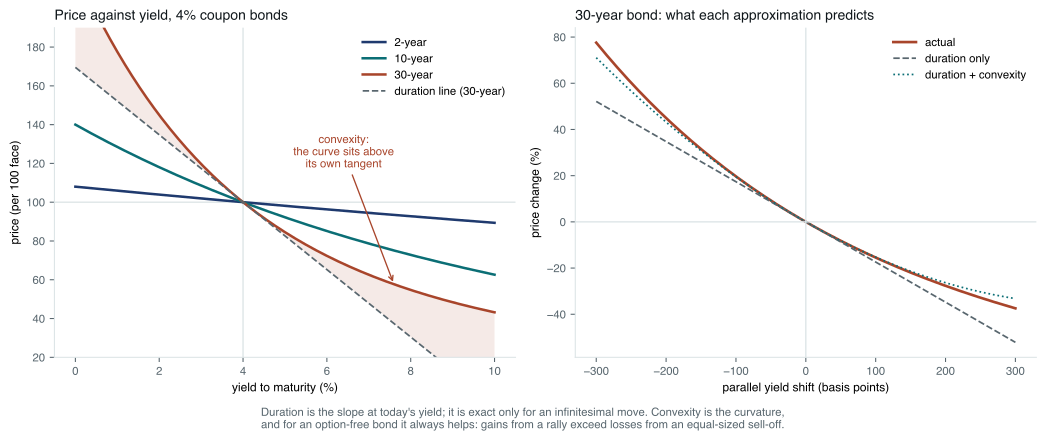

This figure's Python source:
# The price-yield curve, the duration tangent, and the convexity gap. Three
# bonds priced at par at 4%: 2-year, 10-year, 30-year. The straight line is what
# duration alone predicts for the 30-year; the gap between it and the true curve
# is convexity, and it is always in the holder's favour for an option-free bond.
#
# Run standalone:  uv run --no-project --with matplotlib,numpy python <path>

import os

os.environ.setdefault("SOURCE_DATE_EPOCH", "1735689600")

import matplotlib

matplotlib.use("Agg")
matplotlib.rcParams["svg.fonttype"] = "path"
matplotlib.rcParams["svg.hashsalt"] = "bd_price_yield"
matplotlib.rcParams["font.family"] = ["Helvetica", "Arial", "DejaVu Sans"]

from pathlib import Path

import matplotlib.pyplot as plt
import numpy as np

INK = "#10171B"
MUTED = "#58666E"
TEAL = "#0B6E75"
RUST = "#A8452B"
NAVY = "#1F3A6E"
FAINT = "#DCE4E6"

Y0 = 0.04
FREQ = 2


def price(y: float | np.ndarray, maturity: float, coupon: float) -> np.ndarray:
    """Semi-annual coupon bond, 100 face, flat yield y."""
    n = int(maturity * FREQ)
    t = np.arange(1, n + 1)
    cf = np.full(n, 100.0 * coupon / FREQ)
    cf[-1] += 100.0
    d = (1.0 + np.asarray(y)[..., None] / FREQ) ** (-t)
    return (cf * d).sum(axis=-1)


def risk(maturity: float, coupon: float, y: float = Y0) -> tuple[float, float, float]:
    """Price, modified duration and convexity by central difference."""
    h = 1e-5
    p0 = float(price(np.array(y), maturity, coupon))
    pu = float(price(np.array(y + h), maturity, coupon))
    pd = float(price(np.array(y - h), maturity, coupon))
    dur = -(pu - pd) / (2 * h) / p0
    cvx = (pu - 2 * p0 + pd) / (h**2) / p0
    return p0, dur, cvx


def main() -> None:
    bonds = [(2.0, "2-year"), (10.0, "10-year"), (30.0, "30-year")]
    colours = [NAVY, TEAL, RUST]
    ys = np.linspace(0.0, 0.10, 400)

    fig, (ax, bx) = plt.subplots(1, 2, figsize=(11.0, 4.3))

    for (mat, label), c in zip(bonds, colours):
        ax.plot(ys * 100, price(ys, mat, Y0), color=c, lw=1.9, label=label)
    p30, d30, c30 = risk(30.0, Y0)
    tangent = p30 * (1 - d30 * (ys - Y0))
    ax.plot(ys * 100, tangent, color=MUTED, lw=1.3, ls="--", label="duration line (30-year)")
    ax.fill_between(ys * 100, tangent, price(ys, 30.0, Y0), color=RUST, alpha=0.11, lw=0)

    ax.axhline(100, color=FAINT, lw=1.0, zorder=0)
    ax.axvline(Y0 * 100, color=FAINT, lw=1.0, zorder=0)
    ax.annotate(
        "convexity:\nthe curve sits above\nits own tangent",
        xy=(7.6, float(price(np.array(0.076), 30.0, Y0))),
        xytext=(6.4, 118),
        fontsize=8.5, color=RUST, ha="center",
        arrowprops=dict(arrowstyle="->", color=RUST, lw=1.0),
    )
    ax.set_xlabel("yield to maturity (%)", fontsize=9)
    ax.set_ylabel("price (per 100 face)", fontsize=9)
    ax.set_title("Price against yield, 4% coupon bonds", fontsize=10.5, color=INK, loc="left")
    ax.set_ylim(20, 190)
    ax.legend(fontsize=8.5, frameon=False)

    shifts = np.linspace(-0.03, 0.03, 200)
    true = price(Y0 + shifts, 30.0, Y0) / p30 - 1
    lin = -d30 * shifts
    quad = -d30 * shifts + 0.5 * c30 * shifts**2
    bx.plot(shifts * 1e4, true * 100, color=RUST, lw=2.0, label="actual")
    bx.plot(shifts * 1e4, lin * 100, color=MUTED, lw=1.3, ls="--", label="duration only")
    bx.plot(shifts * 1e4, quad * 100, color=TEAL, lw=1.3, ls=":", label="duration + convexity")
    bx.axhline(0, color=FAINT, lw=1.0)
    bx.axvline(0, color=FAINT, lw=1.0)
    bx.set_xlabel("parallel yield shift (basis points)", fontsize=9)
    bx.set_ylabel("price change (%)", fontsize=9)
    bx.set_title("30-year bond: what each approximation predicts", fontsize=10.5, color=INK, loc="left")
    bx.legend(fontsize=8.5, frameon=False)

    for a in (ax, bx):
        a.tick_params(labelsize=8.5, colors=MUTED)
        for s in ("top", "right"):
            a.spines[s].set_visible(False)
        for s in ("left", "bottom"):
            a.spines[s].set_color(FAINT)

    fig.text(
        0.5, -0.05,
        "Duration is the slope at today's yield; it is exact only for an infinitesimal move. Convexity is the "
        "curvature,\nand for an option-free bond it always helps: gains from a rally exceed losses from an "
        "equal-sized sell-off.",
        ha="center", fontsize=8.5, color=MUTED,
    )
    fig.tight_layout()
    out = Path(__file__).with_suffix("")
    for ext in ("pdf", "svg"):
        fig.savefig(f"{out}.{ext}", transparent=True, bbox_inches="tight")

    print("4% coupon bonds priced at par, y = 4.00%")
    print(f"{'bond':>10} {'price':>8} {'mod dur':>9} {'convexity':>10}")
    for mat, label in bonds:
        p, d, c = risk(mat, Y0)
        print(f"{label:>10} {p:8.2f} {d:9.2f} {c:10.1f}")
    print()
    for mat, label in bonds:
        p, d, c = risk(mat, Y0)
        for bp in (-100, 100, -300, 300):
            dy = bp / 1e4
            actual = float(price(np.array(Y0 + dy), mat, Y0)) / p - 1
            lin_ = -d * dy
            quad_ = -d * dy + 0.5 * c * dy**2
            print(
                f"{label:>10} {bp:+5d}bp  actual {actual * 100:+7.2f}%   "
                f"duration {lin_ * 100:+7.2f}%  (err {(lin_ - actual) * 100:+5.2f})   "
                f"+convexity {quad_ * 100:+7.2f}%  (err {(quad_ - actual) * 100:+5.2f})"
            )
    print()
    p, d, c = risk(30.0, Y0)
    up = float(price(np.array(Y0 + 0.01), 30.0, Y0)) / p - 1
    dn = float(price(np.array(Y0 - 0.01), 30.0, Y0)) / p - 1
    print(f"30-year, +/-100bp: gain {dn * 100:+.2f}% vs loss {up * 100:+.2f}%; asymmetry {(dn + up) * 100:+.2f}pp")


main()
